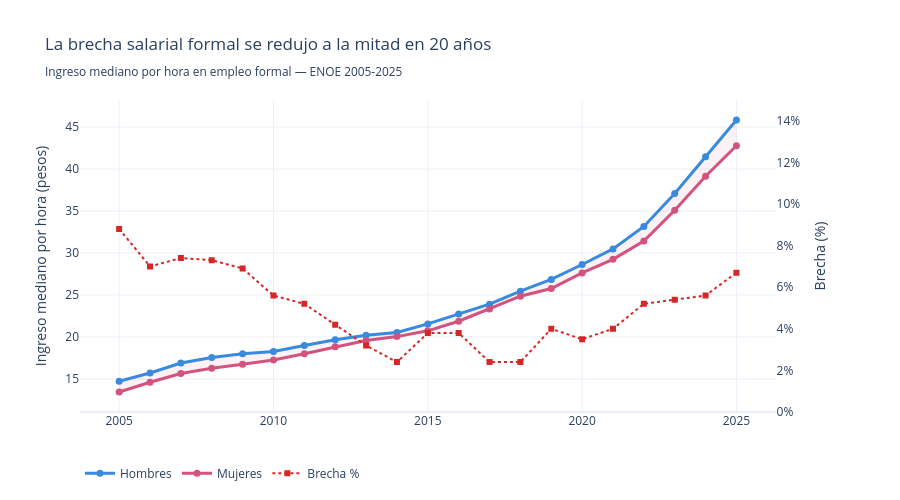

Notebook code for this chart:
### Code cell
# Calcular serie temporal DF_SI
serie = []
for anio in sorted(df['anio'].unique()):
    b = brecha_grupo(df[df['anio'] == anio])
    serie.append({'anio': anio, 'Hombre': b['ih'], 'Mujer': b['im'], 'brecha': b['brecha']})
df_serie = pd.DataFrame(serie)

fig = make_subplots(specs=[[{'secondary_y': True}]])

# Área de brecha (fondo)
fig.add_trace(go.Scatter(
    x=list(df_serie['anio']) + list(df_serie['anio'][::-1]),
    y=list(df_serie['Hombre']) + list(df_serie['Mujer'][::-1]),
    fill='toself', fillcolor='rgba(212,83,126,0.08)',
    line=dict(color='rgba(255,255,255,0)'),
    hoverinfo='skip', name='Brecha', showlegend=False
), secondary_y=False)

# Líneas H y M
fig.add_trace(go.Scatter(
    x=df_serie['anio'], y=df_serie['Hombre'],
    mode='lines+markers', name='Hombres',
    line=dict(color=COLOR_H, width=3), marker=dict(size=7)
), secondary_y=False)

fig.add_trace(go.Scatter(
    x=df_serie['anio'], y=df_serie['Mujer'],
    mode='lines+markers', name='Mujeres',
    line=dict(color=COLOR_M, width=3), marker=dict(size=7)
), secondary_y=False)

# Brecha % en eje secundario
fig.add_trace(go.Scatter(
    x=df_serie['anio'], y=df_serie['brecha'],
    mode='lines+markers', name='Brecha %',
    line=dict(color=COLOR_ROJO, width=2, dash='dot'),
    marker=dict(size=6, symbol='square')
), secondary_y=True)

fig.update_layout(
    title='La brecha salarial formal se redujo a la mitad en 20 años<br>'
          '<sub>Ingreso mediano por hora en empleo formal — ENOE 2005-2025</sub>',
    template='plotly_white', height=500,
    legend=dict(orientation='h', y=-0.15),
    hovermode='x unified'
)
fig.update_yaxes(title_text='Ingreso mediano por hora (pesos)', secondary_y=False)
fig.update_yaxes(title_text='Brecha (%)', secondary_y=True, range=[0, 15],
                 ticksuffix='%', showgrid=False)

#fig.write_html(RUTA_SALIDA / 'g1_serie_temporal.html', include_plotlyjs='cdn')
fig.show()

### Figure 1 — Plotly figure (JSON) as saved in the notebook; plotly's stock layout.template omitted (floating-point values rounded to 4 significant figures)
{"data": [{"fill": "toself", "fillcolor": "rgba(212,83,126,0.08)", "hoverinfo": "skip", "line": {"color": "rgba(255,255,255,0)"}, "name": "Brecha", "showlegend": false, "type": "scatter", "x": [2005, 2006, 2007, 2008, 2009, 2010, 2011, 2012, 2013, 2014, 2015, 2016, 2017, 2018, 2019, 2020, 2021, 2022, 2023, 2024, 2025, 2025, 2024, 2023, 2022, 2021, 2020, 2019, 2018, 2017, 2016, 2015, 2014, 2013, 2012, 2011, 2010, 2009, 2008, 2007, 2006, 2005], "xaxis": "x", "y": [14.73, 15.71, 16.89, 17.56, 17.99, 18.28, 18.99, 19.66, 20.21, 20.54, 21.55, 22.74, 23.9, 25.45, 26.85, 28.63, 30.48, 33.16, 37.08, 41.45, 45.84, 42.77, 39.14, 35.08, 31.43, 29.24, 27.63, 25.76, 24.85, 23.33, 21.87, 20.73, 20.04, 19.57, 18.83, 18, 17.26, 16.75, 16.27, 15.64, 14.61, 13.44], "yaxis": "y"}, {"line": {"color": "#378ADD", "width": 3}, "marker": {"size": 7}, "mode": "lines+markers", "name": "Hombres", "type": "scatter", "x": [2005, 2006, 2007, 2008, 2009, 2010, 2011, 2012, 2013, 2014, 2015, 2016, 2017, 2018, 2019, 2020, 2021, 2022, 2023, 2024, 2025], "xaxis": "x", "y": [14.73, 15.71, 16.89, 17.56, 17.99, 18.28, 18.99, 19.66, 20.21, 20.54, 21.55, 22.74, 23.9, 25.45, 26.85, 28.63, 30.48, 33.16, 37.08, 41.45, 45.84], "yaxis": "y"}, {"line": {"color": "#D4537E", "width": 3}, "marker": {"size": 7}, "mode": "lines+markers", "name": "Mujeres", "type": "scatter", "x": [2005, 2006, 2007, 2008, 2009, 2010, 2011, 2012, 2013, 2014, 2015, 2016, 2017, 2018, 2019, 2020, 2021, 2022, 2023, 2024, 2025], "xaxis": "x", "y": [13.44, 14.61, 15.64, 16.27, 16.75, 17.26, 18.0, 18.83, 19.57, 20.04, 20.73, 21.87, 23.33, 24.85, 25.76, 27.63, 29.24, 31.43, 35.08, 39.14, 42.77], "yaxis": "y"}, {"line": {"color": "#d62728", "dash": "dot", "width": 2}, "marker": {"size": 6, "symbol": "square"}, "mode": "lines+markers", "name": "Brecha %", "type": "scatter", "x": [2005, 2006, 2007, 2008, 2009, 2010, 2011, 2012, 2013, 2014, 2015, 2016, 2017, 2018, 2019, 2020, 2021, 2022, 2023, 2024, 2025], "xaxis": "x", "y": [8.8, 7.0, 7.4, 7.3, 6.9, 5.6, 5.2, 4.2, 3.2, 2.4, 3.8, 3.8, 2.4, 2.4, 4.0, 3.5, 4.0, 5.2, 5.4, 5.6, 6.7], "yaxis": "y2"}], "layout": {"height": 500, "hovermode": "x unified", "legend": {"orientation": "h", "y": -0.15}, "title": {"text": "La brecha salarial formal se redujo a la mitad en 20 años<br><sub>Ingreso mediano por hora en empleo formal — ENOE 2005-2025</sub>"}, "xaxis": {"anchor": "y", "domain": [0, 0.94]}, "yaxis": {"anchor": "x", "domain": [0, 1], "title": {"text": "Ingreso mediano por hora (pesos)"}}, "yaxis2": {"anchor": "x", "overlaying": "y", "range": [0, 15], "showgrid": false, "side": "right", "ticksuffix": "%", "title": {"text": "Brecha (%)"}}}}
